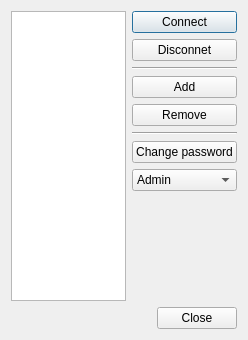
<?xml version="1.0" encoding="UTF-8"?>
<ui version="4.0">
 <class>UserSetting</class>
 <widget class="QDialog" name="UserSetting">
  <property name="geometry">
   <rect>
    <x>0</x>
    <y>0</y>
    <width>248</width>
    <height>340</height>
   </rect>
  </property>
  <property name="minimumSize">
   <size>
    <width>248</width>
    <height>340</height>
   </size>
  </property>
  <property name="maximumSize">
   <size>
    <width>248</width>
    <height>340</height>
   </size>
  </property>
  <property name="windowTitle">
   <string>User settings</string>
  </property>
  <layout class="QVBoxLayout" name="verticalLayout">
   <item>
    <layout class="QHBoxLayout" name="horizontalLayout">
     <item>
      <widget class="QListWidget" name="listWidget"/>
     </item>
     <item>
      <layout class="QVBoxLayout" name="verticalLayout_2">
       <item>
        <widget class="QPushButton" name="w_connect">
         <property name="text">
          <string>Connect</string>
         </property>
        </widget>
       </item>
       <item>
        <widget class="QPushButton" name="w_disconnect">
         <property name="text">
          <string>Disconnet</string>
         </property>
        </widget>
       </item>
       <item>
        <widget class="Line" name="line_2">
         <property name="orientation">
          <enum>Qt::Horizontal</enum>
         </property>
        </widget>
       </item>
       <item>
        <widget class="QPushButton" name="w_add">
         <property name="text">
          <string>Add</string>
         </property>
        </widget>
       </item>
       <item>
        <widget class="QPushButton" name="w_remove">
         <property name="text">
          <string>Remove</string>
         </property>
        </widget>
       </item>
       <item>
        <widget class="Line" name="line">
         <property name="orientation">
          <enum>Qt::Horizontal</enum>
         </property>
        </widget>
       </item>
       <item>
        <widget class="QPushButton" name="w_password">
         <property name="text">
          <string>Change password</string>
         </property>
        </widget>
       </item>
       <item>
        <widget class="QComboBox" name="w_type">
         <item>
          <property name="text">
           <string>Admin</string>
          </property>
         </item>
         <item>
          <property name="text">
           <string>Simple</string>
          </property>
         </item>
        </widget>
       </item>
       <item>
        <spacer name="verticalSpacer">
         <property name="orientation">
          <enum>Qt::Vertical</enum>
         </property>
         <property name="sizeHint" stdset="0">
          <size>
           <width>20</width>
           <height>40</height>
          </size>
         </property>
        </spacer>
       </item>
      </layout>
     </item>
    </layout>
   </item>
   <item>
    <widget class="QDialogButtonBox" name="buttonBox">
     <property name="orientation">
      <enum>Qt::Horizontal</enum>
     </property>
     <property name="standardButtons">
      <set>QDialogButtonBox::Close</set>
     </property>
    </widget>
   </item>
  </layout>
 </widget>
 <resources/>
 <connections>
  <connection>
   <sender>buttonBox</sender>
   <signal>accepted()</signal>
   <receiver>UserSetting</receiver>
   <slot>accept()</slot>
   <hints>
    <hint type="sourcelabel">
     <x>248</x>
     <y>254</y>
    </hint>
    <hint type="destinationlabel">
     <x>157</x>
     <y>274</y>
    </hint>
   </hints>
  </connection>
  <connection>
   <sender>buttonBox</sender>
   <signal>rejected()</signal>
   <receiver>UserSetting</receiver>
   <slot>reject()</slot>
   <hints>
    <hint type="sourcelabel">
     <x>316</x>
     <y>260</y>
    </hint>
    <hint type="destinationlabel">
     <x>286</x>
     <y>274</y>
    </hint>
   </hints>
  </connection>
 </connections>
</ui>
